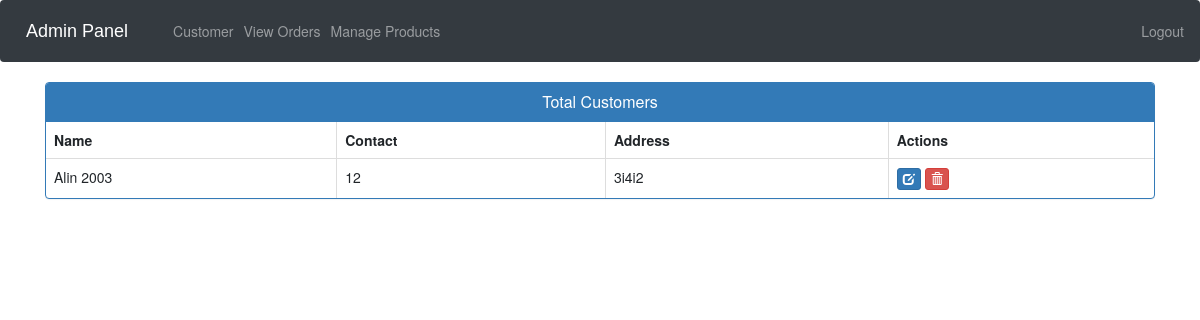
Before: /view-customer/ (signed in) with the older database file.
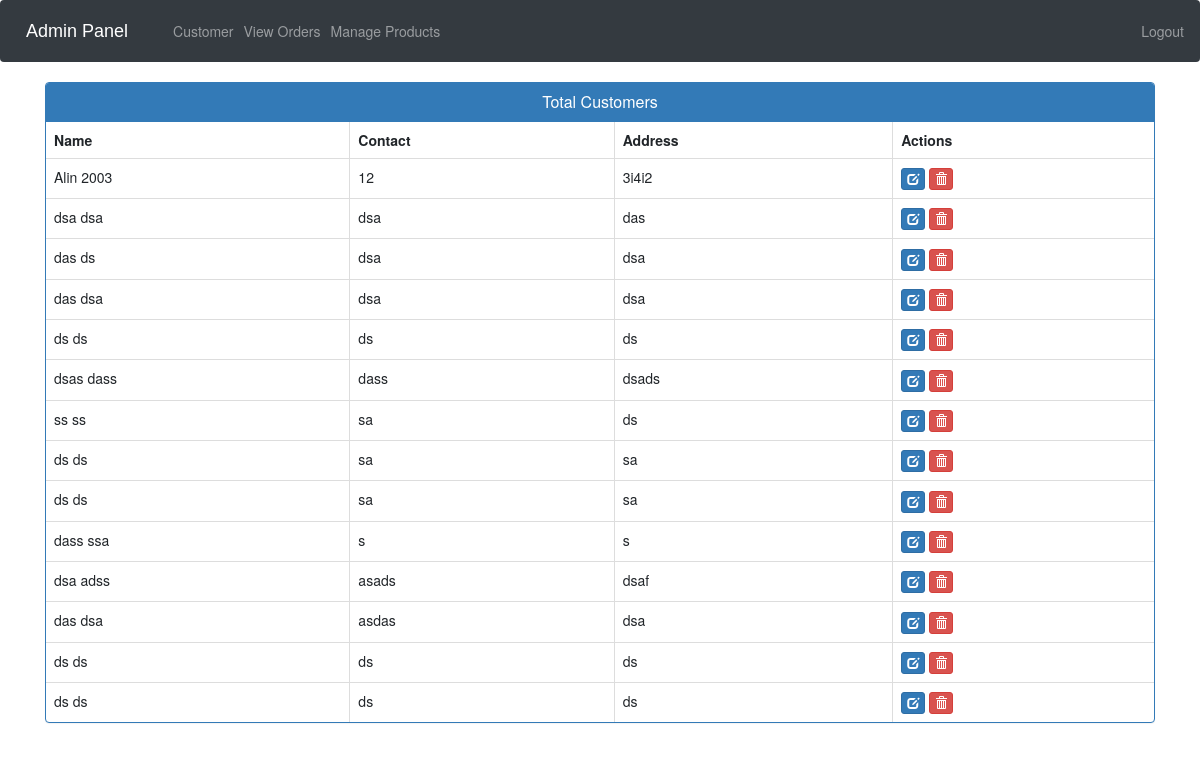
After: the same page with the newer database file.
### ecom/models.py (models this page shows, shortened)
class Customer(models.Model):
    user = models.OneToOneField(User, on_delete=models.CASCADE)
    profile_pic = models.ImageField(upload_to='profile_pic/CustomerProfilePic/', null=True, blank=True)
    address = models.CharField(max_length=40)
    mobile = models.CharField(max_length=20, null=False)
    @property
    def get_name(self):
        return self.user.first_name + " " + self.user.last_name

### ecom/views.py (the view)
# urls.py: path('view-customer/', views.view_customer_view, name='view-customer'),
@login_required(login_url='adminlogin')
def view_customer_view(request):
    customers = models.Customer.objects.all()
    return render(request, 'ecom/view_customer.html', {'customers': customers})

### templates/ecom/view_customer.html (shortened to what this page needs)
{% extends 'ecom/admin_base.html' %}
{% load static %}
{% block content %}
<head>
        <link rel="stylesheet" href="https://cdnjs.cloudflare.com/ajax/libs/font-awesome/5.15.4/css/all.min.css">
        <link rel="stylesheet" href="https://unpkg.com/swiper@7/swiper-bundle.min.css">
        <link rel="stylesheet" href="https://cdnjs.cloudflare.com/ajax/libs/lightgallery-js/1.4.0/css/lightgallery.min.css">
  <link href="//netdna.bootstrapcdn.com/bootstrap/3.0.0/css/bootstrap.min.css" rel="stylesheet" id="bootstrap-css">
</head>
<div class="container">
  <div class="panel panel-primary">
    <div class="panel-heading">
      <h6 class="panel-title">Total Customers</h6>
    </div>
    <table class="table table-hover table-bordered" id="dev-table">
      <thead>
        <tr>
          <th>Name</th>
          <th>Contact</th>
          <th>Address</th>
          <th>Actions</th>
        </tr>
      </thead>
      {% for c in customers %}
      <tr>
        <td> {{c.get_name}}</td>
        <td>{{c.mobile}}</td>
        <td>{{c.address}}</td>
        <td><a class="btn btn-primary btn-xs" href="{% url 'update-customer' c.id  %}"><span class="glyphicon glyphicon-edit"></span></a>
        <a class="btn btn-danger btn-xs" href="{% url 'delete-customer' c.id  %}"><span class="glyphicon glyphicon-trash"></span></a></td>
      </tr>
      {% endfor %}
    </table>
  </div>
</div>
{% endblock content %}

Changed rows visible on the page:
added Customer: get_name "dsa dsa", mobile "dsa", address "das"
added Customer: get_name "das ds", mobile "dsa", address "dsa"
added Customer: get_name "das dsa", mobile "dsa", address "dsa"
added Customer: get_name "ds ds", mobile "ds", address "ds"
added Customer: get_name "dsas dass", mobile "dass", address "dsads"
added Customer: get_name "ss ss", mobile "sa", address "ds"
added Customer: get_name "ds ds", mobile "sa", address "sa"
added Customer: get_name "ds ds", mobile "sa", address "sa"
added Customer: get_name "dass ssa", mobile "s", address "s"
added Customer: get_name "dsa adss", mobile "asads", address "dsaf"
added Customer: get_name "das dsa", mobile "asdas", address "dsa"
added Customer: get_name "ds ds", mobile "ds", address "ds"
added Customer: get_name "ds ds", mobile "ds", address "ds"
